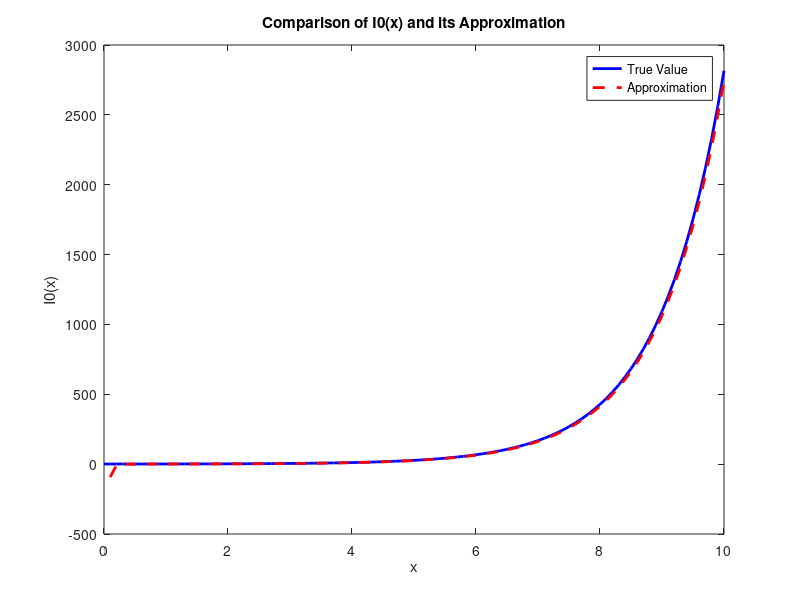

The MATLAB script that drew this image:
% 设置x的范围
x = 0:0.1:10;

% 计算贝塞尔函数I0(x)的真实值
I0_true = besseli(0, x);

% 计算贝塞尔函数I0(x)的近似值（例如，使用渐进展开公式）
I0_approx = sqrt(1./(2*pi*x)) .* exp(x) .* (1 - 1./(8*x) + 9./(128*x.^2) - 225./(3072*x.^3));

% 绘制比较曲线
plot(x, I0_true, 'b-', 'LineWidth', 2);  % 真实值曲线
hold on;
plot(x, I0_approx, 'r--', 'LineWidth', 2);  % 近似值曲线
hold off;

% 添加图例和坐标轴标签
legend('True Value', 'Approximation');
title('Comparison of I0(x) and its Approximation');
xlabel('x');
ylabel('I0(x)');
